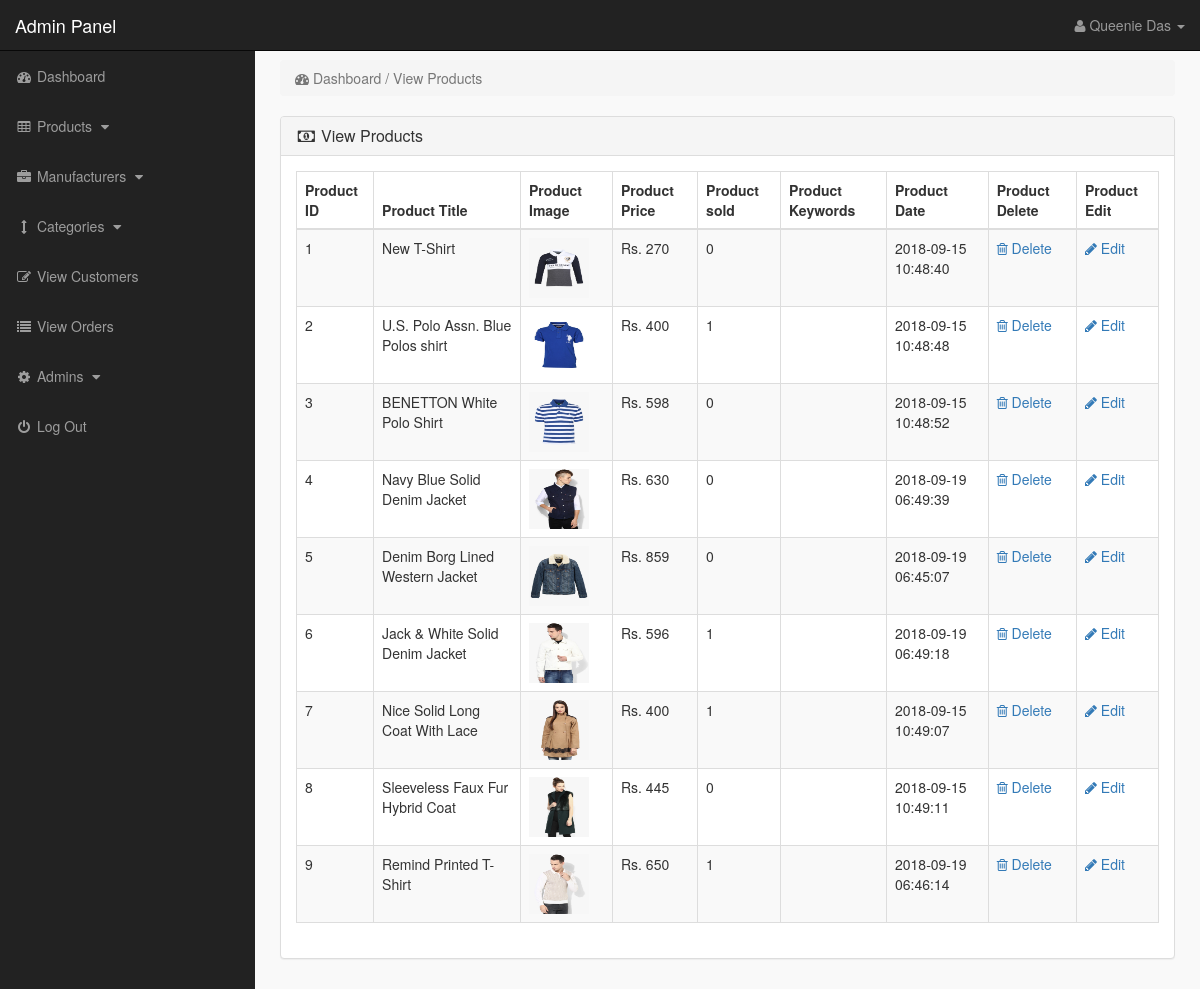
Page /Ecom_store/admin_area/index.php?view_products (signed in) on the committed database.
### tables this page shows
CREATE TABLE IF NOT EXISTS `products` (
`product_id` int(10) NOT NULL,
  `p_cat_id` int(10) NOT NULL,
  `cat_id` int(10) NOT NULL,
  `manufacturer_id` int(10) NOT NULL,
  `date` timestamp NOT NULL DEFAULT CURRENT_TIMESTAMP ON UPDATE CURRENT_TIMESTAMP,
  `product_title` text NOT NULL,
  `product_url` text NOT NULL,
  `product_img1` text NOT NULL,
  `product_price` int(10) NOT NULL,
  `status` varchar(255) NOT NULL
);

### Ecom_store/admin_area/view_products.php (the view)
<?php
if(!isset($_SESSION['admin_email'])){
echo "<script>window.open('login.php','_self')</script>";
}
else {
?>
<div class="row">
<div class="col-lg-12" >
<ol class="breadcrumb" >
<li class="active" >
<i class="fa fa-dashboard"></i> Dashboard / View Products
</li>
</ol>
</div>
</div>
<div class="row" >
<div class="col-lg-12" >
<div class="panel panel-default" >
<div class="panel-heading" >
<h3 class="panel-title" >
<i class="fa fa-money fa-fw" ></i> View Products
</h3>
</div>
<div class="panel-body" >
<div class="table-responsive" >
<table class="table table-bordered table-hover table-striped" >
<thead>
<tr>
<th>Product ID</th>
<th>Product Title</th>
<th>Product Image</th>
<th>Product Price</th>
<th>Product sold</th>
<th>Product Keywords</th>
<th>Product Date</th>
<th>Product Delete</th>
<th>Product Edit</th>
</tr>
</thead>
<tbody>
<?php
$i = 0;
$get_pro = "select * from products where status='product'";
$run_pro = mysqli_query($con,$get_pro);
while($row_pro=mysqli_fetch_array($run_pro)){
$pro_id = $row_pro['product_id'];
$pro_title = $row_pro['product_title'];
$pro_image = $row_pro['product_img1'];
$pro_price = $row_pro['product_price'];
$pro_keywords = $row_pro['product_keywords'];
$pro_date = $row_pro['date'];
$i++;
?>
<tr>
<td><?php echo $i; ?></td>
<td><?php echo $pro_title; ?></td>
<td><img src="product_images/<?php echo $pro_image; ?>" width="60" height="60"></td>
<td>Rs. <?php echo $pro_price; ?></td>
<td>
<?php
$get_sold = "select * from pending_orders where product_id='$pro_id'";
$run_sold = mysqli_query($con,$get_sold);
$count = mysqli_num_rows($run_sold);
echo $count;
?>
</td>
<td> <?php echo $pro_keywords; ?> </td>
<td><?php echo $pro_date; ?></td>
<td>
<a href="index.php?delete_product=<?php echo $pro_id; ?>">
<i class="fa fa-trash-o"> </i> Delete
</a>
</td>
<td>
<a href="index.php?edit_product=<?php echo $pro_id; ?>">
<i class="fa fa-pencil"> </i> Edit
</a>
</td>
</tr>
<?php } ?>
</tbody>
</table>
</div>
</div>
</div>
</div>
</div>
<?php } ?>

### Ecom_store/admin_area/includes/sidebar.php (shortened to what this page needs)
<?php
if(!isset($_SESSION['admin_email'])){
echo "<script>window.open('login.php','_self')</script>";
}
else {
?>
<nav class="navbar navbar-inverse navbar-fixed-top" >
<div class="navbar-header" >
<a class="navbar-brand" href="index.php?dashboard" >Admin Panel</a>
</div>
<ul class="nav navbar-right top-nav" >
<li class="dropdown" >
<a href="#" class="dropdown-toggle" data-toggle="dropdown" >
<i class="fa fa-user" ></i>
<?php echo $admin_name; ?> <b class="caret" ></b>
</a>
</li>
</ul>
<div class="collapse navbar-collapse navbar-ex1-collapse">
<ul class="nav navbar-nav side-nav">
<li>
<a href="index.php?dashboard">
<i class="fa fa-fw fa-dashboard"></i> Dashboard
</a>
</li>
<li>
<a href="#" data-toggle="collapse" data-target="#products">
<i class="fa fa-fw fa-table"></i> Products
<i class="fa fa-fw fa-caret-down"></i>
</a>
</li>
<li>
<a href="#" data-toggle="collapse" data-target="#manufacturers">
<i class="fa fa-fw fa-briefcase"></i> Manufacturers
<i class="fa fa-fw fa-caret-down"></i>
</a>
</li>
<li>
<a href="#" data-toggle="collapse" data-target="#cat">
<i class="fa fa-fw fa-arrows-v"></i> Categories
<i class="fa fa-fw fa-caret-down"></i>
</a>
</li>
<li>
<a href="index.php?view_customers">
<i class="fa fa-fw fa-edit"></i> View Customers
</a>
</li>
<li>
<a href="index.php?view_orders">
<i class="fa fa-fw fa-list"></i> View Orders
</a>
</li>
<li>
<a href="#" data-toggle="collapse" data-target="#users">
<i class="fa fa-fw fa-gear"></i> Admins
<i class="fa fa-fw fa-caret-down"></i>
</a>
</li>
<li>
<a href="logout.php">
<i class="fa fa-fw fa-power-off"></i> Log Out
</a>
</li>
</ul>
</div>
</nav>
<?php } ?>

### Ecom_store/admin_area/css/style.css (style rules this page uses)
body { margin-top:100px; }
@media (min-width: 768px) { body { margin-top:50px; } }
.top-nav { padding:0 15px; }
.top-nav>li { display:inline-block; float:left; }
.top-nav>li>a { padding-top:15px; padding-bottom:15px; line-height:20px; color:#999; }
@media (min-width: 768px) { .side-nav { position:fixed; top:51px; width:255px; border-radius:0; overflow-y:auto; background-color: #222; bottom:0; overflow-x:hidden; padding-bottom:40px; } }
@media (min-width: 768px) { .side-nav>li>a { width:255px; } }
.panel-body { border-radius:5px; }

### rows in the picture
products: product_title "New T-Shirt", product_img1 (picture), product_price "270", count "0", date "2018-09-15 10:48:40"
products: product_title "U.S. Polo Assn. Blue Polos shirt", product_img1 (picture), product_price "400", count "1", date "2018-09-15 10:48:48"
products: product_title "BENETTON White Polo Shirt", product_img1 (picture), product_price "598", count "0", date "2018-09-15 10:48:52"
products: product_title "Navy Blue Solid Denim Jacket", product_img1 (picture), product_price "630", count "0", date "2018-09-19 06:49:39"
products: product_title "Denim Borg Lined Western Jacket", product_img1 (picture), product_price "859", count "0", date "2018-09-19 06:45:07"
products: product_title "Jack & White Solid Denim Jacket", product_img1 (picture), product_price "596", count "1", date "2018-09-19 06:49:18"
products: product_title "Nice Solid Long Coat With Lace", product_img1 (picture), product_price "400", count "1", date "2018-09-15 10:49:07"
products: product_title "Sleeveless Faux Fur Hybrid Coat", product_img1 (picture), product_price "445", count "0", date "2018-09-15 10:49:11"
products: product_title "Remind Printed T-Shirt", product_img1 (picture), product_price "650", count "1", date "2018-09-19 06:46:14"

### other values in the picture
$admin_name "Queenie Das"
